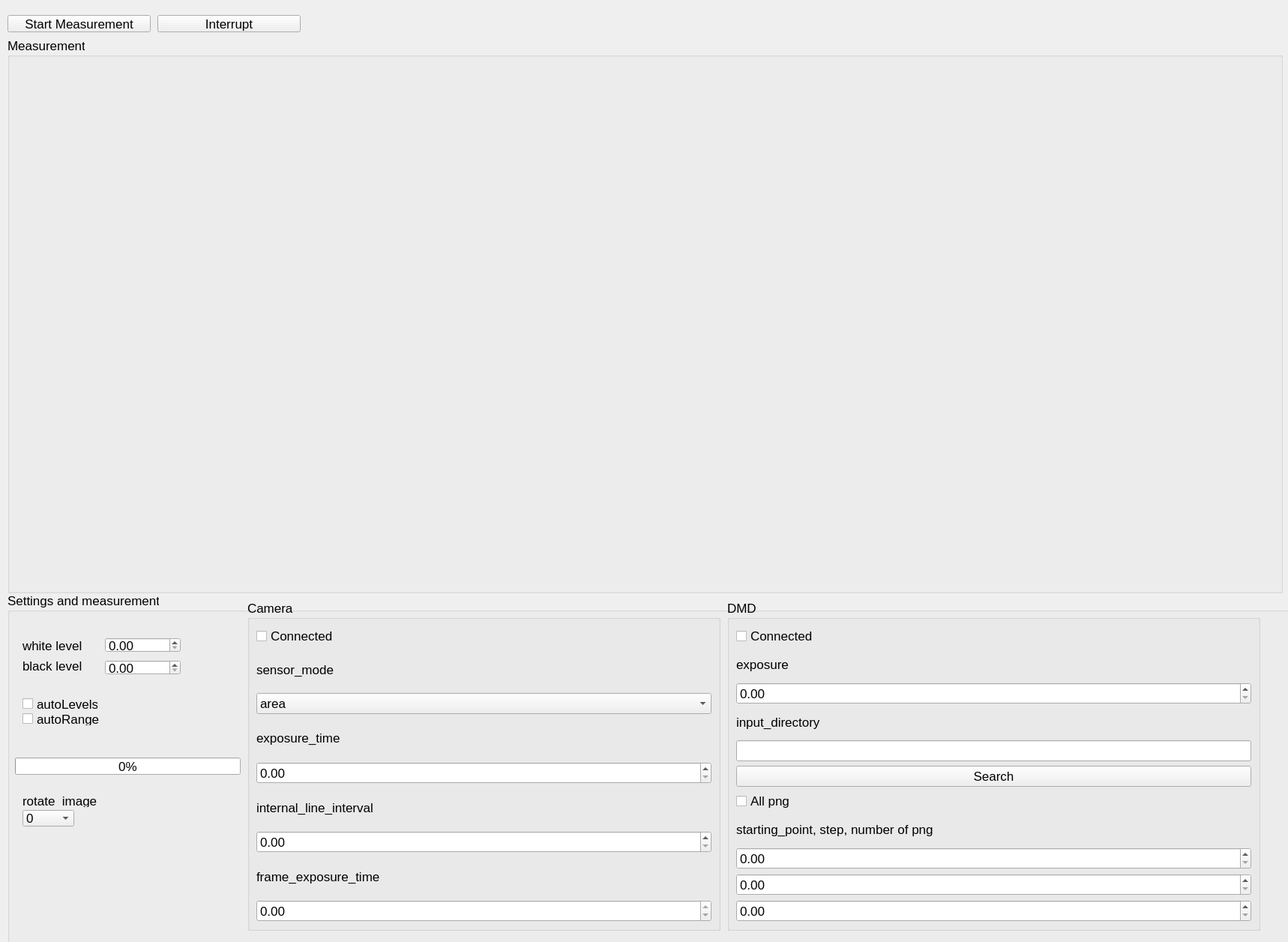
<?xml version="1.0" encoding="UTF-8"?>
<ui version="4.0">
 <class>Form</class>
 <widget class="QWidget" name="Form">
  <property name="geometry">
   <rect>
    <x>0</x>
    <y>0</y>
    <width>1718</width>
    <height>1256</height>
   </rect>
  </property>
  <property name="font">
   <font>
    <pointsize>13</pointsize>
   </font>
  </property>
  <property name="windowTitle">
   <string>Form</string>
  </property>
  <widget class="QGroupBox" name="plot_groupBox">
   <property name="geometry">
    <rect>
     <x>10</x>
     <y>50</y>
     <width>1701</width>
     <height>741</height>
    </rect>
   </property>
   <property name="maximumSize">
    <size>
     <width>4777215</width>
     <height>4777215</height>
    </size>
   </property>
   <property name="title">
    <string>Measurement</string>
   </property>
   <layout class="QHBoxLayout" name="horizontalLayout"/>
  </widget>
  <widget class="QGroupBox" name="Live_groupBox">
   <property name="geometry">
    <rect>
     <x>10</x>
     <y>790</y>
     <width>1711</width>
     <height>471</height>
    </rect>
   </property>
   <property name="title">
    <string>Settings and measurement</string>
   </property>
   <widget class="QLabel" name="label_min">
    <property name="geometry">
     <rect>
      <x>20</x>
      <y>63</y>
      <width>81</width>
      <height>16</height>
     </rect>
    </property>
    <property name="text">
     <string>white level</string>
    </property>
   </widget>
   <widget class="QLabel" name="label_max">
    <property name="geometry">
     <rect>
      <x>20</x>
      <y>90</y>
      <width>91</width>
      <height>16</height>
     </rect>
    </property>
    <property name="text">
     <string>black level</string>
    </property>
   </widget>
   <widget class="QDoubleSpinBox" name="min_doubleSpinBox">
    <property name="geometry">
     <rect>
      <x>130</x>
      <y>90</y>
      <width>101</width>
      <height>20</height>
     </rect>
    </property>
   </widget>
   <widget class="QCheckBox" name="autoLevels_checkBox">
    <property name="geometry">
     <rect>
      <x>20</x>
      <y>140</y>
      <width>101</width>
      <height>17</height>
     </rect>
    </property>
    <property name="text">
     <string>autoLevels</string>
    </property>
   </widget>
   <widget class="QCheckBox" name="autoRange_checkBox">
    <property name="geometry">
     <rect>
      <x>20</x>
      <y>160</y>
      <width>121</width>
      <height>17</height>
     </rect>
    </property>
    <property name="text">
     <string>autoRange</string>
    </property>
   </widget>
   <widget class="QDoubleSpinBox" name="max_doubleSpinBox">
    <property name="geometry">
     <rect>
      <x>130</x>
      <y>60</y>
      <width>101</width>
      <height>20</height>
     </rect>
    </property>
   </widget>
   <widget class="QGroupBox" name="dmd_groupBox">
    <property name="geometry">
     <rect>
      <x>960</x>
      <y>10</y>
      <width>711</width>
      <height>441</height>
     </rect>
    </property>
    <property name="maximumSize">
     <size>
      <width>4777215</width>
      <height>16777215</height>
     </size>
    </property>
    <property name="title">
     <string>DMD</string>
    </property>
    <layout class="QGridLayout" name="gridLayout_3">
     <item row="5" column="0">
      <widget class="QLineEdit" name="input_directory_lineEdit"/>
     </item>
     <item row="2" column="0">
      <widget class="QDoubleSpinBox" name="exposure_doubleSpinBox"/>
     </item>
     <item row="7" column="0">
      <widget class="QCheckBox" name="all_checkBox">
       <property name="text">
        <string>All png</string>
       </property>
      </widget>
     </item>
     <item row="9" column="0">
      <widget class="QDoubleSpinBox" name="starting_point_doubleSpinBox"/>
     </item>
     <item row="8" column="0">
      <widget class="QLabel" name="label_9">
       <property name="text">
        <string>starting_point, step, number of png</string>
       </property>
      </widget>
     </item>
     <item row="11" column="0">
      <widget class="QDoubleSpinBox" name="max_number_doubleSpinBox"/>
     </item>
     <item row="10" column="0">
      <widget class="QDoubleSpinBox" name="step_doubleSpinBox"/>
     </item>
     <item row="0" column="0">
      <widget class="QCheckBox" name="connected_checkBox_2">
       <property name="text">
        <string>Connected</string>
       </property>
      </widget>
     </item>
     <item row="6" column="0">
      <widget class="QPushButton" name="search_pushButton">
       <property name="text">
        <string>Search</string>
       </property>
      </widget>
     </item>
     <item row="4" column="0">
      <widget class="QLabel" name="label_7">
       <property name="text">
        <string>input_directory</string>
       </property>
      </widget>
     </item>
     <item row="1" column="0">
      <widget class="QLabel" name="label_6">
       <property name="text">
        <string>exposure</string>
       </property>
      </widget>
     </item>
    </layout>
   </widget>
   <widget class="QGroupBox" name="pattern_groupBox_2">
    <property name="geometry">
     <rect>
      <x>320</x>
      <y>10</y>
      <width>631</width>
      <height>441</height>
     </rect>
    </property>
    <property name="maximumSize">
     <size>
      <width>4777215</width>
      <height>16777215</height>
     </size>
    </property>
    <property name="title">
     <string>Camera</string>
    </property>
    <layout class="QGridLayout" name="gridLayout_4">
     <item row="0" column="0">
      <widget class="QCheckBox" name="connected_checkBox">
       <property name="text">
        <string>Connected</string>
       </property>
      </widget>
     </item>
     <item row="8" column="0">
      <widget class="QLabel" name="label_2">
       <property name="text">
        <string>frame_exposure_time</string>
       </property>
      </widget>
     </item>
     <item row="5" column="0">
      <widget class="QDoubleSpinBox" name="exposure_time_doubleSpinBox"/>
     </item>
     <item row="3" column="0">
      <widget class="QLabel" name="label">
       <property name="text">
        <string>exposure_time</string>
       </property>
      </widget>
     </item>
     <item row="6" column="0">
      <widget class="QLabel" name="label_5">
       <property name="text">
        <string>internal_line_interval</string>
       </property>
      </widget>
     </item>
     <item row="1" column="0">
      <widget class="QLabel" name="label_8">
       <property name="text">
        <string>sensor_mode</string>
       </property>
      </widget>
     </item>
     <item row="2" column="0">
      <widget class="QComboBox" name="sensor_mode_comboBox">
       <item>
        <property name="text">
         <string>area</string>
        </property>
       </item>
       <item>
        <property name="text">
         <string>progressive</string>
        </property>
       </item>
      </widget>
     </item>
     <item row="7" column="0">
      <widget class="QDoubleSpinBox" name="internal_line_interval_doubleSpinBox"/>
     </item>
     <item row="9" column="0">
      <widget class="QDoubleSpinBox" name="frame_exposure_time_doubleSpinBox">
       <property name="readOnly">
        <bool>true</bool>
       </property>
      </widget>
     </item>
    </layout>
   </widget>
   <widget class="QProgressBar" name="progress_progressBar">
    <property name="geometry">
     <rect>
      <x>10</x>
      <y>220</y>
      <width>301</width>
      <height>23</height>
     </rect>
    </property>
    <property name="value">
     <number>0</number>
    </property>
   </widget>
   <widget class="QLabel" name="label_3">
    <property name="geometry">
     <rect>
      <x>20</x>
      <y>270</y>
      <width>151</width>
      <height>16</height>
     </rect>
    </property>
    <property name="text">
     <string>rotate_image</string>
    </property>
   </widget>
   <widget class="QComboBox" name="rotate_image_comboBox">
    <property name="geometry">
     <rect>
      <x>20</x>
      <y>290</y>
      <width>69</width>
      <height>22</height>
     </rect>
    </property>
    <item>
     <property name="text">
      <string>0</string>
     </property>
    </item>
    <item>
     <property name="text">
      <string>90</string>
     </property>
    </item>
    <item>
     <property name="text">
      <string>180</string>
     </property>
    </item>
    <item>
     <property name="text">
      <string>270</string>
     </property>
    </item>
   </widget>
  </widget>
  <widget class="QPushButton" name="start_pushButton">
   <property name="geometry">
    <rect>
     <x>10</x>
     <y>20</y>
     <width>191</width>
     <height>23</height>
    </rect>
   </property>
   <property name="text">
    <string>Start Measurement</string>
   </property>
  </widget>
  <widget class="QPushButton" name="interrupt_pushButton">
   <property name="geometry">
    <rect>
     <x>210</x>
     <y>20</y>
     <width>191</width>
     <height>23</height>
    </rect>
   </property>
   <property name="text">
    <string>Interrupt</string>
   </property>
  </widget>
 </widget>
 <resources/>
 <connections/>
</ui>
